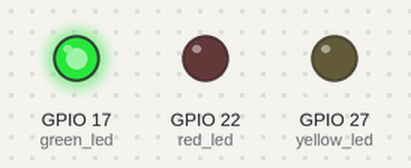
This program was run on a simulated Raspberry Pi (BCM pin numbers). Parts: output pins drawn as LEDs (lit = HIGH).

Above: at 2.5 s.
At 6.5 s:
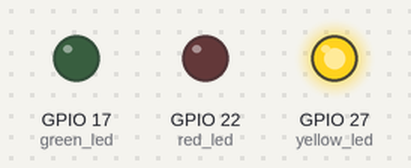
At 13.0 s:
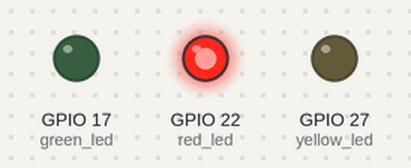
Timing chart, 0 to 23.4 s (numbered marks = the images above):
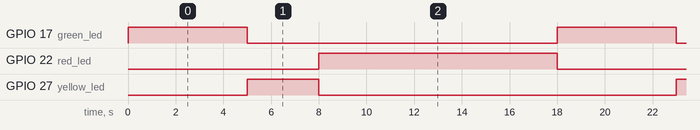

The program:

traffic_lights.py
```python
from gpiozero import LED
from time import sleep

red_led = LED(22)
yellow_led = LED(27)
green_led = LED(17)

while True:
  green_led.on()
  sleep(5)
  green_led.off()
  yellow_led.on()
  sleep(3)
  yellow_led.off()
  red_led.on()
  sleep(10)
  red_led.off()
```

Measured:
- by itself, GPIO 17 (green_led): alternates HIGH for 5.0 s and LOW for 13.0 s
- by itself, GPIO 22 (red_led): alternates HIGH for 10.0 s and LOW for 8.0 s
- by itself, GPIO 27 (yellow_led): alternates HIGH for 3.0 s and LOW for 15.0 s
